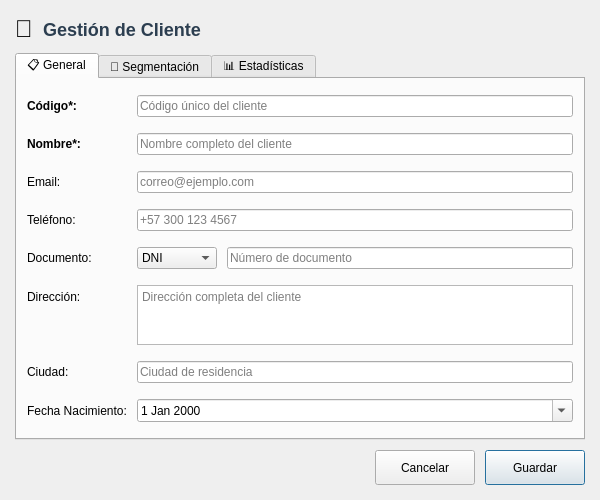
<?xml version="1.0" encoding="UTF-8"?>
<ui version="4.0">
 <class>CustomerDialog</class>
 <widget class="QDialog" name="CustomerDialog">
  <property name="geometry">
   <rect>
    <x>0</x>
    <y>0</y>
    <width>600</width>
    <height>500</height>
   </rect>
  </property>
  <property name="windowTitle">
   <string>Gestión de Cliente</string>
  </property>
  <property name="modal">
   <bool>true</bool>
  </property>
  <layout class="QVBoxLayout" name="mainLayout">
   <property name="spacing">
    <number>10</number>
   </property>
   <property name="leftMargin">
    <number>15</number>
   </property>
   <property name="topMargin">
    <number>15</number>
   </property>
   <property name="rightMargin">
    <number>15</number>
   </property>
   <property name="bottomMargin">
    <number>15</number>
   </property>
   
   <!-- Header -->
   <item>
    <layout class="QHBoxLayout" name="headerLayout">
     <property name="spacing">
      <number>10</number>
     </property>
     <item>
      <widget class="QLabel" name="lblIcon">
       <property name="text">
        <string>👤</string>
       </property>
       <property name="styleSheet">
        <string>font-size: 24px;</string>
       </property>
      </widget>
     </item>
     <item>
      <widget class="QLabel" name="lblTitle">
       <property name="text">
        <string>Gestión de Cliente</string>
       </property>
       <property name="styleSheet">
        <string>font-size: 18px; font-weight: bold; color: #2c3e50;</string>
       </property>
      </widget>
     </item>
     <item>
      <spacer name="headerSpacer">
       <property name="orientation">
        <enum>Qt::Horizontal</enum>
       </property>
       <property name="sizeHint" stdset="0">
        <size>
         <width>40</width>
         <height>20</height>
        </size>
       </property>
      </spacer>
     </item>
    </layout>
   </item>
   
   <!-- Tabs -->
   <item>
    <widget class="QTabWidget" name="tabWidget">
     <property name="currentIndex">
      <number>0</number>
     </property>
     
     <!-- Tab General -->
     <widget class="QWidget" name="tabGeneral">
      <attribute name="title">
       <string>📋 General</string>
      </attribute>
      <layout class="QFormLayout" name="generalFormLayout">
       <property name="fieldGrowthPolicy">
        <enum>QFormLayout::AllNonFixedFieldsGrow</enum>
       </property>
       <property name="horizontalSpacing">
        <number>10</number>
       </property>
       <property name="verticalSpacing">
        <number>10</number>
       </property>
       <property name="leftMargin">
        <number>10</number>
       </property>
       <property name="topMargin">
        <number>10</number>
       </property>
       <property name="rightMargin">
        <number>10</number>
       </property>
       <property name="bottomMargin">
        <number>10</number>
       </property>
       
       <item row="0" column="0">
        <widget class="QLabel" name="lblCodigo">
         <property name="text">
          <string>Código*:</string>
         </property>
         <property name="styleSheet">
          <string>font-weight: bold;</string>
         </property>
        </widget>
       </item>
       <item row="0" column="1">
        <widget class="QLineEdit" name="lineEditCodigo">
         <property name="maxLength">
          <number>50</number>
         </property>
         <property name="placeholderText">
          <string>Código único del cliente</string>
         </property>
        </widget>
       </item>
       
       <item row="1" column="0">
        <widget class="QLabel" name="lblNombre">
         <property name="text">
          <string>Nombre*:</string>
         </property>
         <property name="styleSheet">
          <string>font-weight: bold;</string>
         </property>
        </widget>
       </item>
       <item row="1" column="1">
        <widget class="QLineEdit" name="lineEditNombre">
         <property name="maxLength">
          <number>200</number>
         </property>
         <property name="placeholderText">
          <string>Nombre completo del cliente</string>
         </property>
        </widget>
       </item>
       
       <item row="2" column="0">
        <widget class="QLabel" name="lblEmail">
         <property name="text">
          <string>Email:</string>
         </property>
        </widget>
       </item>
       <item row="2" column="1">
        <widget class="QLineEdit" name="lineEditEmail">
         <property name="maxLength">
          <number>100</number>
         </property>
         <property name="placeholderText">
          <string>correo@ejemplo.com</string>
         </property>
        </widget>
       </item>
       
       <item row="3" column="0">
        <widget class="QLabel" name="lblTelefono">
         <property name="text">
          <string>Teléfono:</string>
         </property>
        </widget>
       </item>
       <item row="3" column="1">
        <widget class="QLineEdit" name="lineEditTelefono">
         <property name="maxLength">
          <number>20</number>
         </property>
         <property name="placeholderText">
          <string>+57 300 123 4567</string>
         </property>
        </widget>
       </item>
       
       <item row="4" column="0">
        <widget class="QLabel" name="lblDocumento">
         <property name="text">
          <string>Documento:</string>
         </property>
        </widget>
       </item>
       <item row="4" column="1">
        <layout class="QHBoxLayout" name="documentoLayout">
         <item>
          <widget class="QComboBox" name="cmbTipoDocumento">
           <property name="minimumSize">
            <size>
             <width>80</width>
             <height>0</height>
            </size>
           </property>
           <item>
            <property name="text">
             <string>DNI</string>
            </property>
           </item>
           <item>
            <property name="text">
             <string>RUT</string>
            </property>
           </item>
           <item>
            <property name="text">
             <string>NIT</string>
            </property>
           </item>
           <item>
            <property name="text">
             <string>CC</string>
            </property>
           </item>
           <item>
            <property name="text">
             <string>CE</string>
            </property>
           </item>
          </widget>
         </item>
         <item>
          <widget class="QLineEdit" name="lineEditDocumento">
           <property name="maxLength">
            <number>50</number>
           </property>
           <property name="placeholderText">
            <string>Número de documento</string>
           </property>
          </widget>
         </item>
        </layout>
       </item>
       
       <item row="5" column="0">
        <widget class="QLabel" name="lblDireccion">
         <property name="text">
          <string>Dirección:</string>
         </property>
        </widget>
       </item>
       <item row="5" column="1">
        <widget class="QTextEdit" name="textEditDireccion">
         <property name="maximumSize">
          <size>
           <width>16777215</width>
           <height>60</height>
          </size>
         </property>
         <property name="placeholderText">
          <string>Dirección completa del cliente</string>
         </property>
        </widget>
       </item>
       
       <item row="6" column="0">
        <widget class="QLabel" name="lblCiudad">
         <property name="text">
          <string>Ciudad:</string>
         </property>
        </widget>
       </item>
       <item row="6" column="1">
        <widget class="QLineEdit" name="lineEditCiudad">
         <property name="maxLength">
          <number>100</number>
         </property>
         <property name="placeholderText">
          <string>Ciudad de residencia</string>
         </property>
        </widget>
       </item>
       
       <item row="7" column="0">
        <widget class="QLabel" name="lblFechaNacimiento">
         <property name="text">
          <string>Fecha Nacimiento:</string>
         </property>
        </widget>
       </item>
       <item row="7" column="1">
        <widget class="QDateEdit" name="dateEditNacimiento">
         <property name="calendarPopup">
          <bool>true</bool>
         </property>
         <property name="date">
          <date>
           <year>2000</year>
           <month>1</month>
           <day>1</day>
          </date>
         </property>
        </widget>
       </item>
      </layout>
     </widget>
     
     <!-- Tab Segmentación -->
     <widget class="QWidget" name="tabSegmentacion">
      <attribute name="title">
       <string>🎯 Segmentación</string>
      </attribute>
      <layout class="QFormLayout" name="segmentacionFormLayout">
       <property name="fieldGrowthPolicy">
        <enum>QFormLayout::AllNonFixedFieldsGrow</enum>
       </property>
       <property name="horizontalSpacing">
        <number>10</number>
       </property>
       <property name="verticalSpacing">
        <number>10</number>
       </property>
       <property name="leftMargin">
        <number>10</number>
       </property>
       <property name="topMargin">
        <number>10</number>
       </property>
       <property name="rightMargin">
        <number>10</number>
       </property>
       <property name="bottomMargin">
        <number>10</number>
       </property>
       
       <item row="0" column="0">
        <widget class="QLabel" name="lblTipoCliente">
         <property name="text">
          <string>Tipo Cliente:</string>
         </property>
         <property name="styleSheet">
          <string>font-weight: bold;</string>
         </property>
        </widget>
       </item>
       <item row="0" column="1">
        <widget class="QComboBox" name="cmbTipoCliente">
         <item>
          <property name="text">
           <string>MINORISTA</string>
          </property>
         </item>
         <item>
          <property name="text">
           <string>MAYORISTA</string>
          </property>
         </item>
         <item>
          <property name="text">
           <string>DISTRIBUIDOR</string>
          </property>
         </item>
         <item>
          <property name="text">
           <string>CORPORATIVO</string>
          </property>
         </item>
        </widget>
       </item>
       
       <item row="1" column="0">
        <widget class="QLabel" name="lblSegmento">
         <property name="text">
          <string>Segmento:</string>
         </property>
         <property name="styleSheet">
          <string>font-weight: bold;</string>
         </property>
        </widget>
       </item>
       <item row="1" column="1">
        <widget class="QComboBox" name="cmbSegmento">
         <item>
          <property name="text">
           <string>REGULAR</string>
          </property>
         </item>
         <item>
          <property name="text">
           <string>VIP</string>
          </property>
         </item>
         <item>
          <property name="text">
           <string>PREMIUM</string>
          </property>
         </item>
         <item>
          <property name="text">
           <string>GOLD</string>
          </property>
         </item>
         <item>
          <property name="text">
           <string>PLATINUM</string>
          </property>
         </item>
        </widget>
       </item>
       
       <item row="2" column="0">
        <widget class="QLabel" name="lblEstado">
         <property name="text">
          <string>Estado:</string>
         </property>
         <property name="styleSheet">
          <string>font-weight: bold;</string>
         </property>
        </widget>
       </item>
       <item row="2" column="1">
        <widget class="QComboBox" name="cmbEstado">
         <item>
          <property name="text">
           <string>ACTIVO</string>
          </property>
         </item>
         <item>
          <property name="text">
           <string>INACTIVO</string>
          </property>
         </item>
         <item>
          <property name="text">
           <string>POTENCIAL</string>
          </property>
         </item>
         <item>
          <property name="text">
           <string>PERDIDO</string>
          </property>
         </item>
        </widget>
       </item>
       
       <item row="3" column="0">
        <widget class="QLabel" name="lblOrigen">
         <property name="text">
          <string>Origen:</string>
         </property>
        </widget>
       </item>
       <item row="3" column="1">
        <widget class="QComboBox" name="cmbOrigen">
         <item>
          <property name="text">
           <string>DIRECTO</string>
          </property>
         </item>
         <item>
          <property name="text">
           <string>REFERIDO</string>
          </property>
         </item>
         <item>
          <property name="text">
           <string>PUBLICIDAD</string>
          </property>
         </item>
         <item>
          <property name="text">
           <string>REDES_SOCIALES</string>
          </property>
         </item>
         <item>
          <property name="text">
           <string>WEB</string>
          </property>
         </item>
         <item>
          <property name="text">
           <string>OTROS</string>
          </property>
         </item>
        </widget>
       </item>
       
       <item row="4" column="0">
        <widget class="QLabel" name="lblLimiteCredito">
         <property name="text">
          <string>Límite Crédito:</string>
         </property>
        </widget>
       </item>
       <item row="4" column="1">
        <widget class="QDoubleSpinBox" name="spinBoxLimiteCredito">
         <property name="suffix">
          <string> $</string>
         </property>
         <property name="decimals">
          <number>2</number>
         </property>
         <property name="maximum">
          <double>999999.99</double>
         </property>
        </widget>
       </item>
       
       <item row="5" column="0">
        <widget class="QLabel" name="lblDescuentoPorcentual">
         <property name="text">
          <string>Descuento (%):</string>
         </property>
        </widget>
       </item>
       <item row="5" column="1">
        <widget class="QDoubleSpinBox" name="spinBoxDescuento">
         <property name="suffix">
          <string> %</string>
         </property>
         <property name="decimals">
          <number>2</number>
         </property>
         <property name="maximum">
          <double>100.00</double>
         </property>
        </widget>
       </item>
       
       <item row="6" column="0">
        <widget class="QLabel" name="lblObservaciones">
         <property name="text">
          <string>Observaciones:</string>
         </property>
        </widget>
       </item>
       <item row="6" column="1">
        <widget class="QTextEdit" name="textEditObservaciones">
         <property name="maximumSize">
          <size>
           <width>16777215</width>
           <height>80</height>
          </size>
         </property>
         <property name="placeholderText">
          <string>Notas adicionales sobre el cliente</string>
         </property>
        </widget>
       </item>
       
       <!-- Spacer -->
       <item row="7" column="1">
        <spacer name="verticalSpacerSegmentacion">
         <property name="orientation">
          <enum>Qt::Vertical</enum>
         </property>
         <property name="sizeHint" stdset="0">
          <size>
           <width>20</width>
           <height>40</height>
          </size>
         </property>
        </spacer>
       </item>
      </layout>
     </widget>
     
     <!-- Tab Estadísticas -->
     <widget class="QWidget" name="tabEstadisticas">
      <attribute name="title">
       <string>📊 Estadísticas</string>
      </attribute>
      <layout class="QVBoxLayout" name="estadisticasLayout">
       <property name="spacing">
        <number>10</number>
       </property>
       <property name="leftMargin">
        <number>10</number>
       </property>
       <property name="topMargin">
        <number>10</number>
       </property>
       <property name="rightMargin">
        <number>10</number>
       </property>
       <property name="bottomMargin">
        <number>10</number>
       </property>
       
       <item>
        <layout class="QGridLayout" name="statsGridLayout">
         <property name="spacing">
          <number>15</number>
         </property>
         
         <item row="0" column="0">
          <widget class="QLabel" name="lblTotalComprasLabel">
           <property name="text">
            <string>Total Compras:</string>
           </property>
           <property name="styleSheet">
            <string>font-weight: bold; color: #2c3e50;</string>
           </property>
          </widget>
         </item>
         <item row="0" column="1">
          <widget class="QLabel" name="lblTotalComprasValor">
           <property name="text">
            <string>$0.00</string>
           </property>
           <property name="styleSheet">
            <string>color: #27ae60; font-size: 14px; font-weight: bold;</string>
           </property>
          </widget>
         </item>
         
         <item row="1" column="0">
          <widget class="QLabel" name="lblNumeroComprasLabel">
           <property name="text">
            <string>Número Compras:</string>
           </property>
           <property name="styleSheet">
            <string>font-weight: bold; color: #2c3e50;</string>
           </property>
          </widget>
         </item>
         <item row="1" column="1">
          <widget class="QLabel" name="lblNumeroComprasValor">
           <property name="text">
            <string>0</string>
           </property>
           <property name="styleSheet">
            <string>color: #3498db; font-size: 14px; font-weight: bold;</string>
           </property>
          </widget>
         </item>
         
         <item row="2" column="0">
          <widget class="QLabel" name="lblUltimaCompraLabel">
           <property name="text">
            <string>Última Compra:</string>
           </property>
           <property name="styleSheet">
            <string>font-weight: bold; color: #2c3e50;</string>
           </property>
          </widget>
         </item>
         <item row="2" column="1">
          <widget class="QLabel" name="lblUltimaCompraValor">
           <property name="text">
            <string>Nunca</string>
           </property>
           <property name="styleSheet">
            <string>color: #7f8c8d; font-size: 14px;</string>
           </property>
          </widget>
         </item>
         
         <item row="3" column="0">
          <widget class="QLabel" name="lblSaldoActualLabel">
           <property name="text">
            <string>Saldo Actual:</string>
           </property>
           <property name="styleSheet">
            <string>font-weight: bold; color: #2c3e50;</string>
           </property>
          </widget>
         </item>
         <item row="3" column="1">
          <widget class="QLabel" name="lblSaldoActualValor">
           <property name="text">
            <string>$0.00</string>
           </property>
           <property name="styleSheet">
            <string>color: #e74c3c; font-size: 14px; font-weight: bold;</string>
           </property>
          </widget>
         </item>
        </layout>
       </item>
       
       <item>
        <spacer name="verticalSpacerEstadisticas">
         <property name="orientation">
          <enum>Qt::Vertical</enum>
         </property>
         <property name="sizeHint" stdset="0">
          <size>
           <width>20</width>
           <height>40</height>
          </size>
         </property>
        </spacer>
       </item>
      </layout>
     </widget>
    </widget>
   </item>
   
   <!-- Buttons -->
   <item>
    <layout class="QHBoxLayout" name="buttonLayout">
     <property name="spacing">
      <number>10</number>
     </property>
     <item>
      <spacer name="buttonSpacer">
       <property name="orientation">
        <enum>Qt::Horizontal</enum>
       </property>
       <property name="sizeHint" stdset="0">
        <size>
         <width>40</width>
         <height>20</height>
        </size>
       </property>
      </spacer>
     </item>
     <item>
      <widget class="QPushButton" name="btnCancel">
       <property name="text">
        <string>Cancelar</string>
       </property>
       <property name="minimumSize">
        <size>
         <width>100</width>
         <height>35</height>
        </size>
       </property>
      </widget>
     </item>
     <item>
      <widget class="QPushButton" name="btnSave">
       <property name="text">
        <string>Guardar</string>
       </property>
       <property name="default">
        <bool>true</bool>
       </property>
       <property name="minimumSize">
        <size>
         <width>100</width>
         <height>35</height>
        </size>
       </property>
      </widget>
     </item>
    </layout>
   </item>
  </layout>
 </widget>
 
 <tabstops>
  <tabstop>tabWidget</tabstop>
  <tabstop>lineEditCodigo</tabstop>
  <tabstop>lineEditNombre</tabstop>
  <tabstop>lineEditEmail</tabstop>
  <tabstop>lineEditTelefono</tabstop>
  <tabstop>cmbTipoDocumento</tabstop>
  <tabstop>lineEditDocumento</tabstop>
  <tabstop>textEditDireccion</tabstop>
  <tabstop>lineEditCiudad</tabstop>
  <tabstop>dateEditNacimiento</tabstop>
  <tabstop>cmbTipoCliente</tabstop>
  <tabstop>cmbSegmento</tabstop>
  <tabstop>cmbEstado</tabstop>
  <tabstop>cmbOrigen</tabstop>
  <tabstop>spinBoxLimiteCredito</tabstop>
  <tabstop>spinBoxDescuento</tabstop>
  <tabstop>textEditObservaciones</tabstop>
  <tabstop>btnSave</tabstop>
  <tabstop>btnCancel</tabstop>
 </tabstops>
 
 <resources/>
 <connections>
  <connection>
   <sender>btnCancel</sender>
   <signal>clicked()</signal>
   <receiver>CustomerDialog</receiver>
   <slot>reject()</slot>
   <hints>
    <hint type="sourcelabel">
     <x>500</x>
     <y>470</y>
    </hint>
    <hint type="destinationlabel">
     <x>300</x>
     <y>250</y>
    </hint>
   </hints>
  </connection>
 </connections>
</ui>
